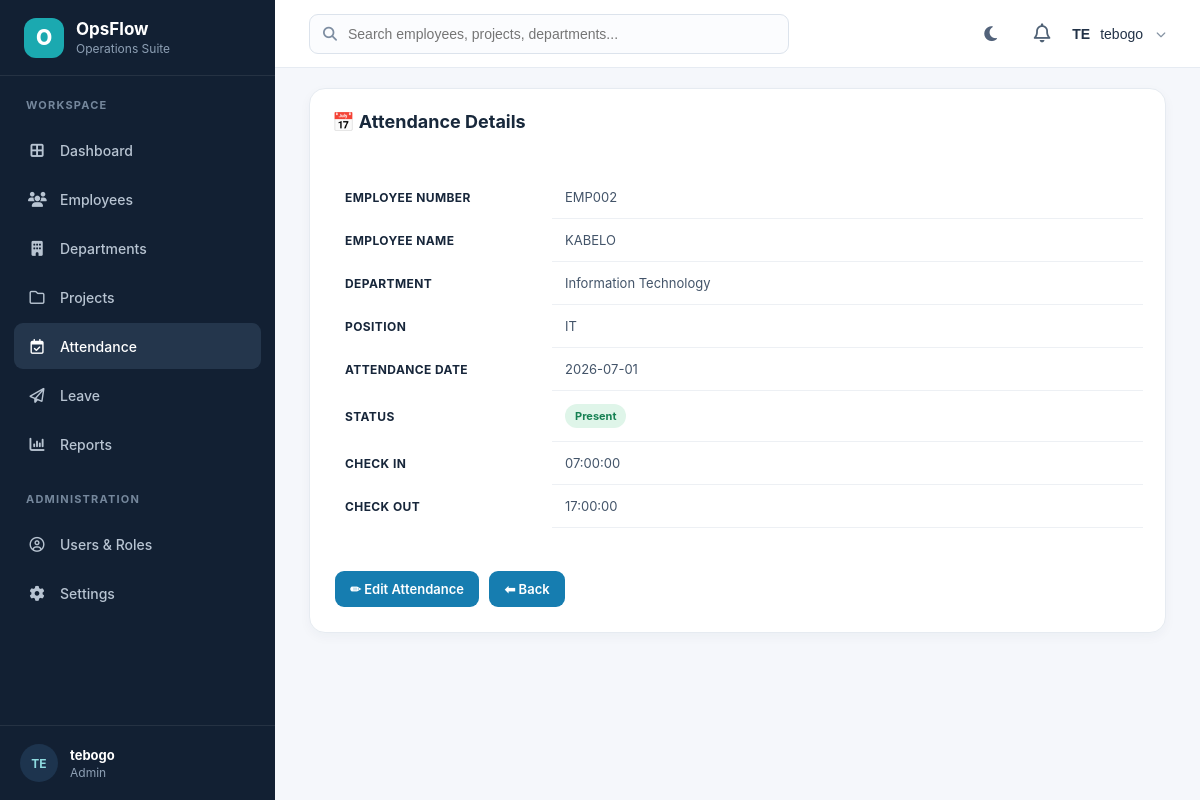
Page /Attendance/view.php?id=1 (signed in) on the committed database.
### tables this page shows
CREATE TABLE `attendance` (
  `id` int(11) NOT NULL,
  `employee_id` int(11) NOT NULL,
  `attendance_date` date NOT NULL,
  `status` enum('Present','Absent','Late','Leave') NOT NULL,
  `check_in` time DEFAULT NULL,
  `check_out` time DEFAULT NULL,
  `remarks` varchar(255) DEFAULT NULL,
  `created_at` timestamp NOT NULL DEFAULT current_timestamp()
);

CREATE TABLE `employees` (
  `id` int(11) NOT NULL,
  `employee_number` varchar(20) NOT NULL,
  `fullname` varchar(100) NOT NULL,
  `gender` enum('Male','Female') DEFAULT NULL,
  `email` varchar(100) NOT NULL,
  `phone` varchar(20) DEFAULT NULL,
  `department` varchar(100) DEFAULT NULL,
  `position` varchar(100) DEFAULT NULL,
  `salary` decimal(10,2) DEFAULT NULL,
  `hire_date` date DEFAULT NULL,
  `status` enum('Active','Inactive','Leave') DEFAULT 'Active',
  `created_at` timestamp NOT NULL DEFAULT current_timestamp()
);

### Attendance/view.php (the view, shortened to what this page needs)
<?php
require_once("../config/DataBase.php");
$id = (int)$_GET["id"];
$stmt = $conn->prepare("
SELECT
attendance.*,
employees.employee_number,
employees.fullname,
employees.department,
employees.position
FROM attendance
INNER JOIN employees
ON attendance.employee_id = employees.id
WHERE attendance.id = ?
LIMIT 1
");
$stmt->bind_param("i", $id);
$stmt->execute();
$result = $stmt->get_result();
$attendance = $result->fetch_assoc();
?>
<!DOCTYPE html>
<html lang="en">
<head>
<link rel="stylesheet" href="../Assets/CSS/style.css">
<link rel="stylesheet" href="../Assets/CSS/dashboard.css">
</head>
<body>
<div class="dashboard">
<?php include("../Includes/sidebar.php"); ?>
<div class="main-content">
<?php include("../Includes/header.php"); ?>
<div class="recent">
<h2>📅 Attendance Details</h2>
<br>
<table>
<tr>
<th width="220">Employee Number</th>
<td><?php echo htmlspecialchars($attendance["employee_number"]); ?></td>
</tr>
<tr>
<th>Employee Name</th>
<td><?php echo htmlspecialchars($attendance["fullname"]); ?></td>
</tr>
<tr>
<th>Department</th>
<td><?php echo htmlspecialchars($attendance["department"]); ?></td>
</tr>
<tr>
<th>Position</th>
<td><?php echo htmlspecialchars($attendance["position"]); ?></td>
</tr>
<tr>
<th>Attendance Date</th>
<td><?php echo htmlspecialchars($attendance["attendance_date"]); ?></td>
</tr>
<tr>
<th>Status</th>
<td>
<?php
$status = $attendance["status"];
if($status=="Present"){
echo "<span class='badge active'>Present</span>";
}elseif($status=="Absent"){
echo "<span class='badge inactive'>Absent</span>";
}elseif($status=="Late"){
echo "<span class='badge leave'>Late</span>";
}else{
echo htmlspecialchars($status);
}
?>
</td>
</tr>
<tr>
<th>Check In</th>
<td><?php echo htmlspecialchars($attendance["check_in"]); ?></td>
</tr>
<tr>
<th>Check Out</th>
<td><?php echo htmlspecialchars($attendance["check_out"]); ?></td>
</tr>
</table>
<br><br>
<?php if($_SESSION["role"]=="Admin" || $_SESSION["role"]=="Manager"){ ?>
<a
href="edit.php?id=<?php echo $attendance["id"]; ?>"
class="btn btn-primary">
✏ Edit Attendance
</a>
<?php } ?>
<a
href="index.php"
class="btn btn-primary">
⬅ Back
</a>
</div>
</div>
</div>
</body>
</html>

### Assets/CSS/style.css (style rules this page uses)
* { box-sizing:border-box }
html,body { margin:0;padding:0 }
body { font-family:Inter,ui-sans-serif,system-ui,-apple-system,BlinkMacSystemFont,"Segoe UI",sans-serif;color:#17263a;background:#f5f7fb }

### Assets/CSS/dashboard.css (style rules this page uses)
.dashboard { min-height:100vh;background:#f5f7fb }
.main-content { margin-left:275px;min-height:100vh;padding:0 34px 50px }
.recent { margin-top:20px;background:#fff;border:1px solid #e6ebf1;border-radius:16px;padding:22px;box-shadow:0 4px 12px rgba(21,42,64,.04) }
.recent h2 { color:#18283b;font-size:18px;margin:0 0 8px }
.recent table { margin-top:16px }
table { width:100%;border-collapse:collapse;background:#fff }
table th { padding:13px;text-align:left;font-size:12px;text-transform:uppercase;letter-spacing:.4px }
table td { padding:13px;border-bottom:1px solid #edf0f4;color:#435469;font-size:13px }
.btn { display:inline-flex;align-items:center;justify-content:center;gap:7px;padding:10px 15px;border-radius:9px;text-decoration:none;font-weight:600;font-size:13px;margin:3px;border:0;cursor:pointer }
.btn-primary { background:#167db0;color:#fff }
.badge { padding:5px 10px;border-radius:99px;font-size:11px;font-weight:700;display:inline-flex;align-items:center }
.active,.status-active { background:#dff5e9;color:#168153 }

### rows in the picture
attendance: employee.employee_number "EMP002", employee.fullname "KABELO", employee.department "Information Technology", employee.position "IT", attendance_date "2026-07-01", check_in "07:00:00", check_out "17:00:00"

### other values in the picture
substr($_SESSION["fullname"] ?? "U", 0, 2) "TE"
$_SESSION["fullname"] "tebogo"
$role "Admin"
